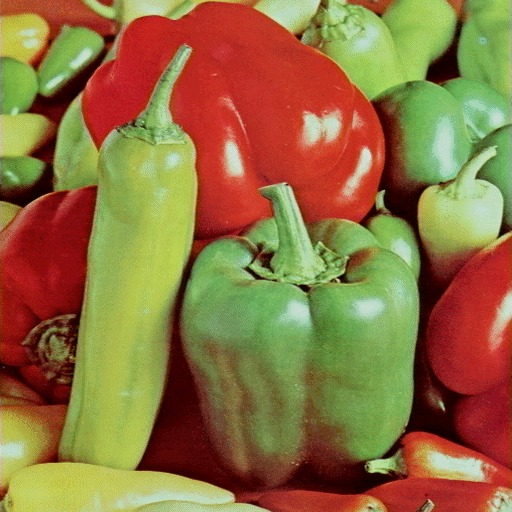
#> input picture L9/imgs/peppers.jpg, 512 x 512 px
$ jupyter execute --allow-errors L9.ipynb   (shell and % lines are left out)
#> lines starting #> are read from the running program, lines starting #| are printed output that depends on the picture; after the words box and inside, x2 and y2 are one past the last pixel; in counts of white or black regions, pixels touching at a corner belong together
# =====================================
# 9A-L1 Color Spaces
# =====================================

## Cones

### Light Detection: Rods and Cones

<br/>
<figure>

    <center><figcaption>Fig 1(a): anatomybox.com/retina-sem</figcaption></center>
</figure>

Cones:

- 6-7 million cones in the retina
- Responsible for high-resolution vision
- Discriminate <font size=6>$\color{red}{c}\color{maroon}{o}\color{blue}{l}\color{green}{o}\color{pink}{r}\color{yellow}{s}$</font>
- There are three types of color sensors: $64\%\,\color{red}{\text{ red, }}32\%\color{green}{\text{ green, }}2\%\color{blue}{\text{ blue}}$

<br/>
<figure>

    <center><figcaption>Fig 1(b)</figcaption></center>
</figure>

<br/>
<figure>

    <center><figcaption>Fig 1(c): Retina Mosaic</figcaption></center>
</figure>

## <font color="red">Wait!!! I am going to the Camp Nue for FC Barcelona vs Liverpool FC champions league semi-final match. I will be back in a minute</font>

## <font color="red">Waaaaaaaaaaaaaaaaaaw. What a game!!!. I am speachless. People asks me are you really going to spend all that money and time to watch a football match, and Messi answers them from the field: I will pay him off every single second and every single penny. Gracias Messi.</font>

## <font color="red">Messi scored his 600 goal with Barcelona in the most astonishing way. While I was hesitant at the begining (because it was a long shot), fortunately, I took my mobile out and recorded it</font>

[cell 1]
# Uncomment the below code and run to enjoy.
# Comment it out back and run before exiting
# as this might cause the notebook to crash
# in the next time you open it

# from IPython.display import HTML
# HTML("""
# <br/>
# <center><font color="red" size="16px">Messi. Messi. Messi.</font></center>
# <center>
# <video controls width="620" height="440" src="imgs/messi_magic.mov" type="video/mp4">
# </video>
# </center>
# <br/>

# """)

## Tristimulus Color Theory

<br/>
<figure>

    <center><figcaption>Fig 2: Percentage of light absorbed by each cone</figcaption></center>
</figure>

Spectral-response functions of each of the three types of cones

- Can we use them to match any spectral color?

<br/>
<figure>

</figure>

## Color Matching Function Based on RGB

Most spectral color can be represented as a positive linear combination of these primary colors(but..)

But some spectral cannot - need to add some <font color="red">red</font>

<br/>
<figure>


    <center><figcaption>Fig 3(a)</figcaption></center>
</figure>

<br/>
<figure>

    <center><figcaption>Fig 3(b)</figcaption></center>
</figure>

## Color is a Psychological Phenomenon

green triggers green cone more than red cone, red triggers red cone more than green cone, when the two cones are balanced, the human vision can't tell the difference

<br/>
<figure>

    <center><figcaption>Fig 4: red + green = yellow</figcaption></center>
</figure>

## Luminance vs Color

<br/>
<figure>

    <center><figcaption>Fig 5</figcaption></center>
</figure>

## CIE RGB Color Space

Color matching experiments [Wright & Cuild 1920s]

- Mapped physical wavelengths to perceived colors
- Identified relative similarity and difference between colors
- Result: CIE RGB space defined

### Color perceivable by the human eye

<br/>
<figure>

    <center><figcaption>Fig 6: CIE xy chromaticity diagram, 1931</figcaption></center>
</figure>

### CIE XYZ color space

A new space with desired properties

- Easy to computer - linear trasform of CIE RGB
- Y: Perceived luminance
- X, Z: Perceived color
- Represents a wide range of colors

$$x = \frac{X}{X+Y+Z}$$

$$y = \frac{Y}{X+Y+Z}$$

## CIE $\color{blue}{L*a*b*}$ Color Space

<br/>
<figure>

    <center><figcaption>Fig 7(a)</figcaption></center>
</figure>

### Cylindrical view

Think of chroma (here a*,b*) defining a planar disc at each luminance level (L)

<br/>
<figure>

    <center><figcaption>Fig 7(b)</figcaption></center>
</figure>

### HSL and HSV color space

<br/>
<figure>

    <center><figcaption>Fig 7(c)</figcaption></center>
</figure>

### Quiz

If hue values range in [0, 360], what is the absolute difference between the following pairs of hues?

- 225 and 75: <font color="green">150</font>

- 45 and 315: <font color="green">90</font>

## Other Color Spaces

### But there are lots of color spaces

<br/>
<figure>

    <center><figcaption>Fig 8(a)</figcaption></center>
</figure>

### Instructor favorite

<br/>
<figure>

    <center><figcaption>Fig 8(b)</figcaption></center>
</figure>

### The one we know best...

- RGB color space

<br/>
<figure>

    <center><figcaption>Fig 8(c)</figcaption></center>
</figure>

### Like a squared double cone?

<br/>
<figure>

    <center><figcaption>Fig 8(d)</figcaption></center>
</figure>

## Color Gamuts

<br/>
<figure>

    <center><figcaption>Fig 9(a)</figcaption></center>
</figure>

<br/>
<figure>

    <center><figcaption>Fig 9(b)</figcaption></center>
</figure>

<br/>
<figure>

    <center><figcaption>Fig 9(c)</figcaption></center>
</figure>

<br/>
<figure>

    <center><figcaption>Fig 9(d)</figcaption></center>
</figure>

## Revisiting Pixels

"Picture element" at location $\color{blue}{(x,y)}$, value or color $\color{blue}{c}$

<br/>
<figure>

    <center><figcaption>Fig 10(a)</figcaption></center>
</figure>

### Color values are vectors, here ($\color{red}{R}$, $\color{green}{G}$, $\color{blue}{B}$)

<br/>
<figure>

    <center><figcaption>Fig 10(b)</figcaption></center>
</figure>

<br/>
<figure>

    <center><figcaption>Fig 10(c)</figcaption></center>
</figure>

<br/>
<figure>

    <center><figcaption>Fig 10(d)</figcaption></center>
</figure>

### Quiz: Plotting Pixels in a Color Space Quiz

What does this view enable us to do?

- <font color="green">Think about clusters of pixels that are similar in color</font>
- Understand the shape and size of objects present
- <font color="green">Identify pixels that are different, and seperate them</font>
- Count how many pixels of each color there are

[cell 2]
import cv2 as cv
import matplotlib.pyplot as plt
import numpy as np
from mpl_toolkits.mplot3d import Axes3D
from IPython.display import clear_output, Image as NoteImage, display
import PIL
from io import BytesIO
def imshow(im,fmt='jpeg'):
    #a = np.uint8(np.clip(im, 0, 255))
    f = BytesIO()
    PIL.Image.fromarray(im).save(f, fmt)
    display(NoteImage(data=f.getvalue()))
def imsave(im,filename,fmt='jpeg'):
    #a = np.uint8(np.clip(im, 0, 255))
    PIL.Image.fromarray(im).save(filename, fmt)
def imread(filename):
#> call 2 of imread, with filename = 'imgs/peppers.jpg'
#> in imread, img is the input picture: shape (512, 512, 3); mean B, G, R 63.6, 112.4, 143.5
    img = cv.imread(filename)
    img = cv.cvtColor(img, cv.COLOR_BGR2RGB)
    return img
def rgb_to_color(rgb):
    return f"#{hex(rgb[0])[2:].zfill(2)}{hex(rgb[1])[2:].zfill(2)}{hex(rgb[2])[2:].zfill(2)}"#f'rgb({rgb[0]}, {rgb[1]}, {rgb[2]})'
def img_to_colors(img):
    return [rgb_to_color(i) for i in img]
def plot_in_rgb_space(img):
    fig, ax = plt.subplots(1, 1, subplot_kw={'projection':'3d', 'aspect':'equal'})
    fig.set_size_inches((20,15))
    c = img_to_colors(img.reshape(-1,3))
    ax.scatter3D(img[:,:,0],img[:,:,1],img[:,:,2],c=c)

#> (a cell that did not finish here is left out)

## Red Filter Example

<br/>
<figure>


    <center><figcaption>Fig 11</figcaption></center>
</figure>

[cell 4]
def cfilter(img,r,g,b):
    img2 = img.copy()
    img2[(img2[:,:,0] > r) | (img2[:,:,1] > g) | (img2[:,:,2] > b)] = [255,255,255]
    return img2

#> (a cell that did not finish here is left out)

## Seperate Intensity and Color

### How intensity affects color values

<br/>
<figure>

    <center><figcaption>Fig 12(a): Just different shades of green, but all 3 values change</figcaption></center>
</figure>

### Solution: Seperate intensity and color

<br/>
<figure>

    <center><figcaption>Fig 12(b)</figcaption></center>
</figure>

Define intensity ($\color{blue}{Y}$) as some combination of $\color{blue}{R}$,$\color{blue}{G}$,$\color{blue}{B}$

$$\color{blue}{Y = W_R\times R + W_G \times G + W_B \times B}$$

$$\color{blue}{= 0.299\times R + 0.587 \times G + 0.114 \times B}$$

Then compute new color values, taking out intensity

$$\color{blue}{U = U_{max}\frac{B-Y}{1-W_B} \approx 0.392 \times (B-Y)}$$

$$\color{blue}{V = V_{max}\frac{R-Y}{1-W_R} \approx 0.877 \times (R-Y)}$$

Assuming $\color{blue}{R}$,$\color{blue}{G}$,$\color{blue}{B}$ and $\color{blue}{Y}$ are in the range $\color{blue}{[0,1]}$

$$\color{blue}{U \in [-U_{max}, U_{max}]}\color{black}{\text{ and }}\color{blue}{V \in [-V_{max}, V_{max}]}$$

<br/>
<figure>

    <center><figcaption>Fig 12(c)</figcaption></center>
</figure>

[cell 6]
import cv2
import numpy as np
def make_lut_u():
    return np.array([[[i,255-i,0] for i in range(256)]],dtype=np.uint8)
def make_lut_v():
    return np.array([[[0,255-i,i] for i in range(256)]],dtype=np.uint8)


#> (the rest of this cell did not finish here and is left out)

#> (a cell that did not finish here is left out)

## YUV Color Distribution

<br/>
<figure>

    <center><figcaption>Fig 13(a)</figcaption></center>
</figure>

<br/>
<figure>

    <center><figcaption>Fig 13(b)</figcaption></center>
</figure>

### Quiz: UV Filter Quiz

<br/>
<figure>

    <center><figcaption>Fig 13(c)</figcaption></center>
</figure>

What UV limits should we use to extract red regions?

Filter:

- $\color{blue}{Y \in [0,255]}$
- $\color{blue}{U \in [\color{green}{130,200]}}$
- $\color{blue}{V \in [\color{green}{100,130]}}$

## UV and YUV Filters

<br/>
<figure>

    <center><figcaption>Fig 14(a)</figcaption></center>
</figure>

<br/>
<figure>

    <center><figcaption>Fig 14(b)</figcaption></center>
</figure>

<br/>
<figure>

    <center><figcaption>Fig 14(c)</figcaption></center>
</figure>

<br/>
<figure>

    <center><figcaption>Fig 14(d)</figcaption></center>
</figure>

### Comparing RGB and YUV filters

<br/>
<figure>

    <center><figcaption>Fig 14(e)</figcaption></center>
</figure>

[cell 8]
def yuvfilter_cv(yuvimg,ymin,ymax,umin,umax,vmin,vmax):
    i = yuvimg.copy()
    img2[(i[:,:,0] < ymin) | (i[:,:,0] > ymax) | (i[:,:,1] < umin) | (i[:,:,1] > umax) | (i[:,:,2] < vmin) | (i[:,:,2] > vmax)] = [255,255,255]
    return img2

[cell 9]
print("RGB Color Filter")
#> (the rest of this cell did not finish here and is left out)

## Intuition and Other Luma Chroma Color Spaces

### Why YUV?

- Easier clustering of pixels
- Efficient encoding by *Chroma subsampling*
    - Recall, human vision is more sensitive to intensity changes
    - Y channel can now use more bits
- E.g., YUV422 - to represent 2 image pixels, it uses 2 bytes for Y, and 1 byte each for U and V

### Other luma-chroma color spaces

- $YC_bC_r/YP_bP_r$ - video transmission, compression
- CIE L\*a\*b\*
    - Based on human perception
    - Intensity channel: L* = lightness
    - Color-opponent: a* = red-green, b* = blue-yellow
- CIE L\*uv\* - like L\*a\*b* but easier to compute

### Back to plotting image pixels (Plotting in HSV)

<br/>
<figure>


    <center><figcaption>Fig 15(a)</figcaption></center>
</figure>

Focus on HS projection

- What do you see?

Colors spread along a single dimension!  ***Hue***

### A better HS plot

Treat hue as an angle

- Reds from both ends of the spectrum now in proximity
- Better reflects the role of saturation (radius or distance from center)

<br/>
<figure>

    <center><figcaption>Fig 15(b)</figcaption></center>
</figure>

# =====================================
# 9A-L2 Segmentation
# =====================================

## Segmentation of Coherent Regions

<br/>
<figure>


    <center><figcaption>Fig 16(a): <a href="www.eecs.berkeley.edu/Research/Projects/CS/vision/grouping/segbench/">Berkeley segmentation database</a> </figcaption></center>
</figure>

### Figure Ground Segmentation

- Seperate the forground object (figure) from the background (ground)

<br/>
<figure>

    <center><figcaption>Fig 16(b)</figcaption></center>
</figure>

### Grouping of Similar Neighbors

<br/>
<figure>

    <center><figcaption>Fig 16(c): Superpixels</figcaption></center>
</figure>

### Extends Beyond Single Images

<br/>
<figure>

    <center><figcaption>Fig 16(d)</figcaption></center>
</figure>

## Noisy Image

### Image segmentation: Toy example

<br/>
<figure>

    <center><figcaption>Fig 17(a)</figcaption></center>
</figure>

<br/>
<figure>

    <center><figcaption>Fig 17(b): with noise</figcaption></center>
</figure>

How to determine the three main intensities that define our groups?

- We need to ***cluster***.

## Clustering

- Goal: choose three "centers" as the **representative** intensities, and label every pixel according to which of these centers it is nearest to.

<br/>
<figure>


    <center><figcaption>Fig 18(a)</figcaption></center>
</figure>

- Best cluster centers are those that **minimize SSD** between all points and their nearest cluster center $c_i$:

$$\color{blue}{SSD = \sum_{cluster\, C_i}\sum_{p \in C_i}||P_j - c_i||^2}$$

- With this objective, it is a "chicken and egg" problem:
    - Q: If we know $c_i$'s, how would we determine which points to associate with each **cluster center**?
    - A: for each point p, choose **closest** $c_i$


<br/>
<figure>

    <center><figcaption>Fig 18(b)</figcaption></center>
</figure>

- With this objective, it is a "chicken and egg" problem:
    - Q: If we knew the **cluster membership**, how do we get the centers? ?
    - A: choose $c_i$ to be the **mean** of all points in the cluster

<br/>
<figure>

    <center><figcaption>Fig 18(c)</figcaption></center>
</figure>

## K-means Clustering

1. Randomly intialize cluster centers $\color{blue}{c_1,...,c_K}$
2. Determine points in each cluster:
    - For each point $\color{blue}{p}$, find the closest $\color{blue}{c_i}$; put $\color{blue}{p}$ into cluster $\color{blue}{i}$
3. Given points in each cluster, solve for $\color{blue}{c_i}$:
    - Set $\color{blue}{c_i}$ to be the mean of points in cluster $\color{blue}{i}$
4. If any $\color{blue}{c_i}$ has changed, repeat **Step 2**

<br/>
<figure>


    <center><figcaption>Fig 19</figcaption></center>
</figure>

[cell 10]
import cv2
import numpy as np
def kmeans(image,segments):
    """
        1. samples : It should be of np.float32 data type, and each feature should be put in a single column.

        2. nclusters(K) : Number of clusters required at end

        3. criteria : It is the iteration termination criteria. When this criteria is satisfied,
                      algorithm iteration stops. Actually, it should be a tuple of 3 parameters.
                      They are ( type, max_iter, epsilon ):

                        3.a - type of termination criteria : It has 3 flags as below:
                                cv2.TERM_CRITERIA_EPS - stop the algorithm iteration if specified accuracy, epsilon, is reached.
                                cv2.TERM_CRITERIA_MAX_ITER - stop the algorithm after the specified number of iterations, max_iter.
                                cv2.TERM_CRITERIA_EPS + cv2.TERM_CRITERIA_MAX_ITER - stop the iteration when any of the above condition is met.

                        3.b - max_iter - An integer specifying maximum number of iterations.

                        3.c - epsilon - Required accuracy

        4. attempts : Flag to specify the number of times the algorithm is executed using different initial labellings.
                      The algorithm returns the labels that yield the best compactness.
                      This compactness is returned as output.
        5. flags : This flag is used to specify how initial centers are taken. Normally two flags are
                  used for this : cv2.KMEANS_PP_CENTERS and cv2.KMEANS_RANDOM_CENTERS.
    """
#> called with segments = 2
    image=cv2.GaussianBlur(image,(7,7),0)
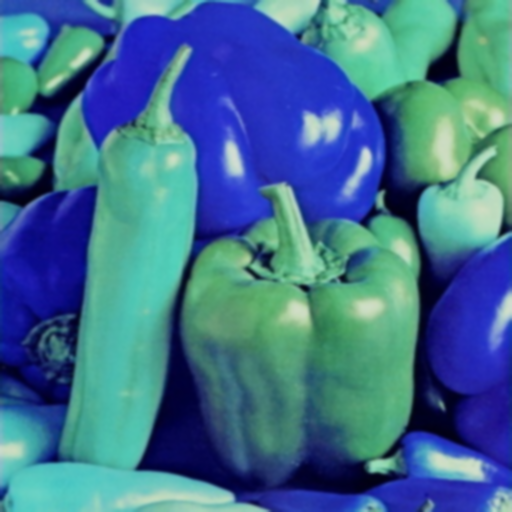
#> image: shape (512, 512, 3); mean of channels 0, 1, 2 143.5, 112.4, 63.6; drawn as B, G, R
    vectorized=image.reshape(-1,3)
    vectorized=np.float32(vectorized)
    criteria=(cv2.TERM_CRITERIA_EPS + cv2.TERM_CRITERIA_MAX_ITER, 10, 1.0)
    ret,label,center=cv2.kmeans(vectorized,segments,None,criteria,10,cv2.KMEANS_RANDOM_CENTERS)
#> ret = 858948045.8; center = [[149.1, 174.7, 94.99], [137.4, 44.09, 29.23]]
    res = center[label.flatten()]
    segmented_image = res.reshape((image.shape))
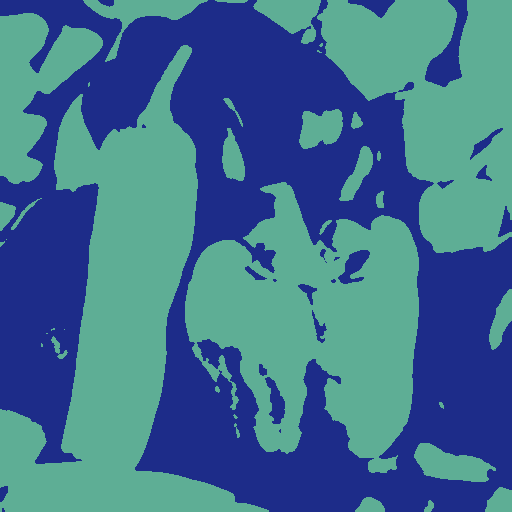
#> segmented_image: shape (512, 512, 3) float32; mean of channels 0, 1, 2 143.7, 112.2, 63.5; drawn as B, G, R
    return label.reshape((image.shape[0],image.shape[1])),segmented_image.astype(np.uint8)

def extractComponent(image,label_image,label):
    component=np.zeros(image.shape,np.uint8)
    component[label_image==label]=image[label_image==label]
    return component

[cell 11]
def segment(image,segments=3):
    label,result= kmeans(image,segments=segments)
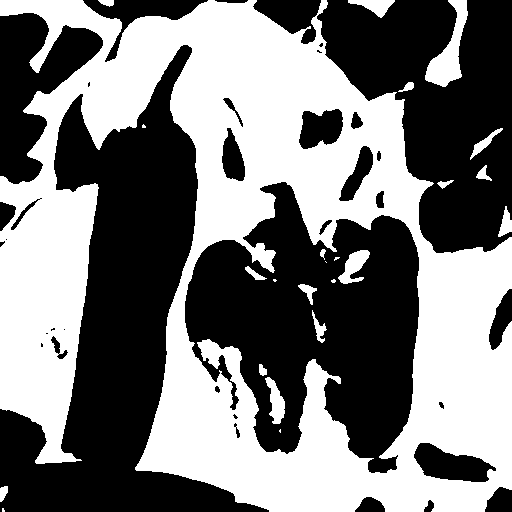
#> label: shape (512, 512) int32; values 0 (black) and 1 (white), 47.7% white; 24 white regions (7 under 20 px), largest, box (x1, y1, x2, y2) and area: (0, 0, 512, 512) 120509, (425, 0, 468, 87) 1542, (338, 250, 370, 284) 547
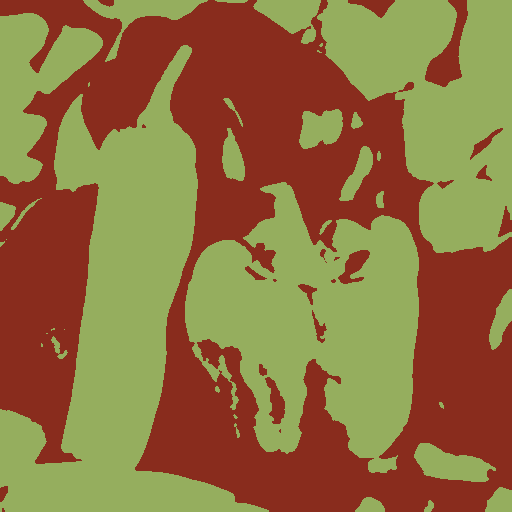
#> result: shape (512, 512, 3); mean R, G, B 143.3, 112, 63
    imshow(result)

[cell 12]
image=imread("imgs/peppers.jpg")
imshow(image)
segment(image,2)

[cell 13]
messi = imread("imgs/messi_liverpool.jpg")
#> call 3 of imread, with filename = 'imgs/messi_liverpool.jpg'
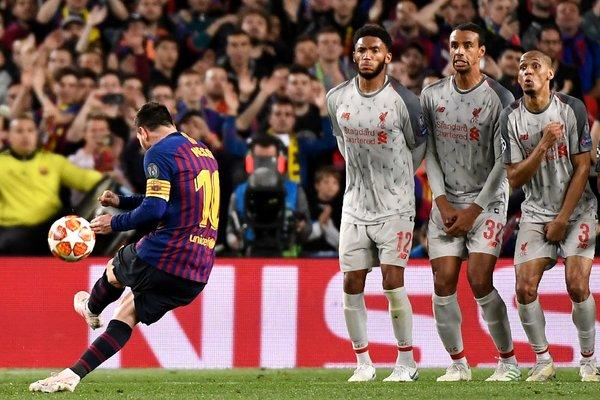
#> input picture L9/imgs/messi_liverpool.jpg, 600 x 400 px
#> in imread, img is the input picture: shape (400, 600, 3); mean B, G, R 85.1, 94.6, 125.7
imshow(messi)
